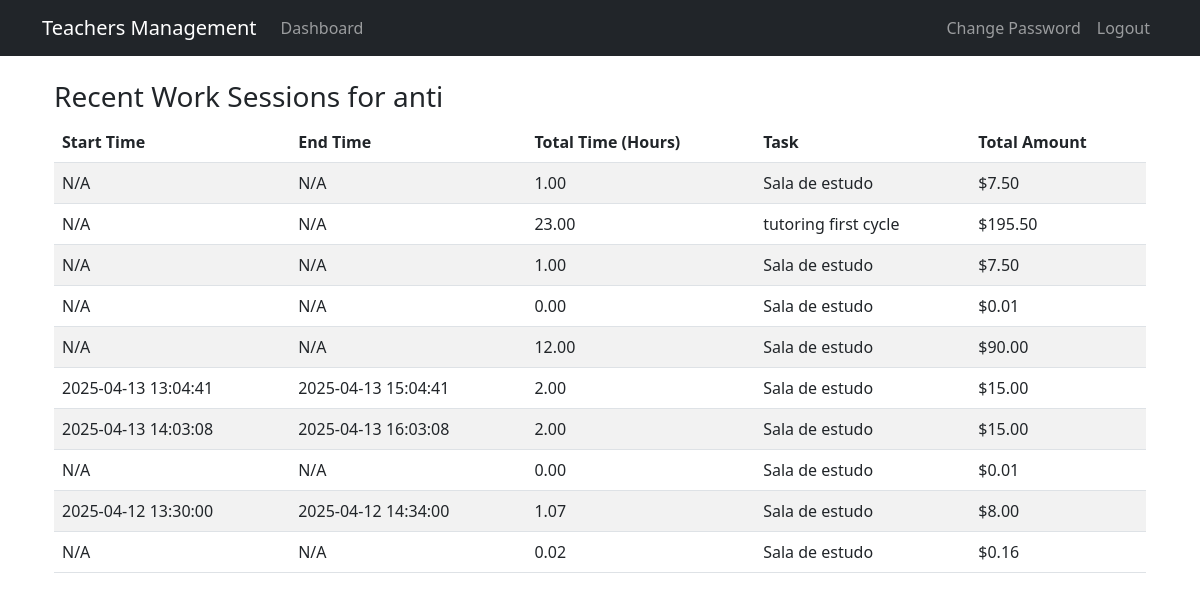
/dashboard/dashboard/recent-work-sessions/1/ (signed in), run on an earlier commit of the app's database.
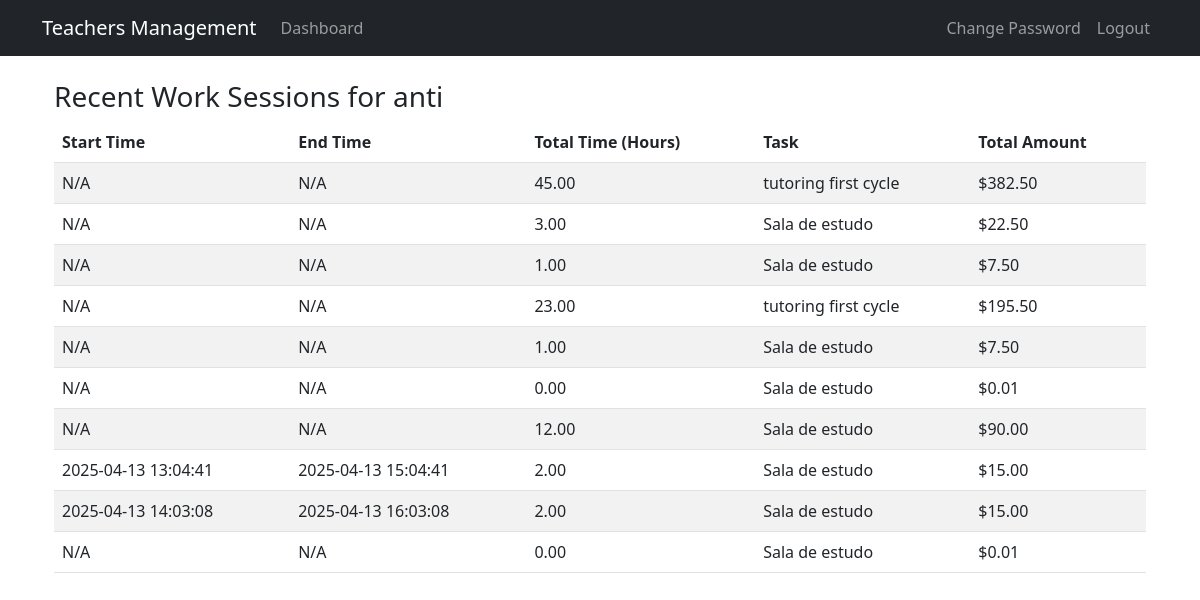
And on a later commit of the database.
### teachers_app/models.py (models this page shows, shortened)
class Teacher(models.Model):
    user = models.OneToOneField(CustomUser, on_delete=models.CASCADE)
    subjects = models.CharField(max_length=200, blank=True, help_text="Optional: List of subjects taught")
    def __str__(self):
        return f"{self.user.username} - {self.subjects}" if self.subjects else self.user.username

class CustomUser(AbstractUser):
    is_teacher = models.BooleanField(default=False)
    is_inspector = models.BooleanField(default=False)
    is_superuser = models.BooleanField(default=False)

class WorkSession(models.Model):
    ENTRY_TYPE_CHOICES = [
        ('manual', 'Manual Hours Input'),
        ('clock', 'Clock In/Out'),
        ('time_range', 'Time Range'),
    ]
    teacher = models.ForeignKey(Teacher, on_delete=models.CASCADE)
    task = models.ForeignKey(Task, on_delete=models.CASCADE)
    entry_type = models.CharField(max_length=10, choices=ENTRY_TYPE_CHOICES)
    manual_hours = models.DecimalField(max_digits=5, decimal_places=2, null=True, blank=True)
    clock_in = models.DateTimeField(null=True, blank=True)
    clock_out = models.DateTimeField(null=True, blank=True)
    start_time = models.DateTimeField(null=True, blank=True)
    end_time = models.DateTimeField(null=True, blank=True)
    created_at = models.DateTimeField(auto_now_add=True)
    total_amount = models.DecimalField(max_digits=10, decimal_places=2, null=True, blank=True)
    @property
    def calculated_hours(self):
        if self.entry_type == 'manual' and self.manual_hours:
            return self.manual_hours
        elif self.entry_type == 'clock' and self.clock_in and self.clock_out:
            duration = self.clock_out - self.clock_in
            return duration.total_seconds() / 3600  # Return hours
        elif self.entry_type == 'time_range' and self.start_time and self.end_time:
            duration = self.end_time - self.start_time
            return duration.total_seconds() / 3600  # Return hours
        return None  # Return None if no valid data
    def __str__(self):
        if self.entry_type == 'manual':
            return f"{self.teacher} - {self.task} - {self.manual_hours} hours"
        elif self.entry_type == 'time_range':
            return f"{self.teacher} - {self.task} - {self.start_time} to {self.end_time}"
        return f"{self.teacher} - {self.task} - {self.clock_in} to {self.clock_out}"

class Task(models.Model):
    name = models.CharField(max_length=100)
    hourly_rate = models.DecimalField(max_digits=10, decimal_places=2)
    description = models.TextField(blank=True)
    created_at = models.DateTimeField(auto_now_add=True)
    updated_at = models.DateTimeField(auto_now=True)
    def __str__(self):
        return f"{self.name} (${self.hourly_rate}/hour)"

### teachers_app/views.py (the view)
# urls.py: path('dashboard/recent-work-sessions/<int:teacher_id>/', views.recent_work_sessions, name='recent_work_sessions'),
@login_required
@user_passes_test(lambda u: u.is_superuser or u.is_teacher)  # Allow both roles to access
def recent_work_sessions(request, teacher_id=None):
    if not request.user.is_superuser:
        teacher = get_object_or_404(Teacher, user=request.user)
    else:
        teacher = get_object_or_404(Teacher, id=teacher_id)
    work_sessions = WorkSession.objects.filter(teacher=teacher).order_by('-created_at')[:10]
    print(f"Teacher: {teacher}")
    print(f"Work Sessions: {work_sessions}")
    context = {
        'teacher': teacher,
        'work_sessions': work_sessions,
    }
    return render(request, 'recent_work_sessions.html', context)

### templates/recent_work_sessions.html (shortened to what this page needs)
{% extends 'base.html' %}
{% block content %}
<div class="container">
    <h3>Recent Work Sessions for {{ teacher.user.username }}</h3>
    {% if work_sessions %}
    <table class="table table-striped">
        <thead>
        <tr>
            <th>Start Time</th>
            <th>End Time</th>
            <th>Total Time (Hours)</th>
            <th>Task</th>
            <th>Total Amount</th>
        </tr>
        </thead>
        <tbody>
        {% for session in work_sessions %}
        <tr>
            <td>
                {% if session.start_time %}
                {{ session.start_time|date:"Y-m-d H:i:s" }}
                {% else %}
                N/A
                {% endif %}
            </td>
            <td>
                {% if session.end_time %}
                {{ session.end_time|date:"Y-m-d H:i:s" }}
                {% else %}
                N/A
                {% endif %}
            </td>
            <td>
                {% if session.calculated_hours %}
                {{ session.calculated_hours|floatformat:2 }}
                {% else %}
                N/A
                {% endif %}
            </td>
            <td>{{ session.task.name }}</td>
            <td>${{ session.total_amount }}</td>
        </tr>
        {% endfor %}
        </tbody>
    </table>
    {% else %}
    <p>No recent work sessions found.</p>
    {% endif %}
</div>
{% endblock %}

### templates/base.html (shortened to what this page needs)
<!DOCTYPE html>
<html lang="en">
<head>
    <link href="https://cdn.jsdelivr.net/npm/bootstrap@5.3.0/dist/css/bootstrap.min.css" rel="stylesheet">
</head>
<body>
    <nav class="navbar navbar-expand-lg navbar-dark bg-dark">
        <div class="container">
            <a class="navbar-brand" href="/">Teachers Management</a>
            <div class="collapse navbar-collapse" id="navbarNav">
                <ul class="navbar-nav me-auto">
                    {% if user.is_authenticated %}
                        <li class="nav-item">
                            <a class="nav-link" href="{% url 'dashboard' %}">Dashboard</a>
                        </li>
                    {% endif %}
                </ul>
                <ul class="navbar-nav">
                    {% if user.is_authenticated %}
                        <li class="nav-item">
                            <a class="nav-link" href="{% url 'change_password' %}">Change Password</a>
                        </li>
                        <li class="nav-item">
                            <form method="post" action="{% url 'logout' %}" class="d-inline">
                                <button type="submit" class="btn nav-link border-0 bg-transparent">Logout</button>
                            </form>
                        </li>
                    {% else %}
                        <li class="nav-item">
                            <a class="nav-link" href="{% url 'login' %}">Login</a>
                        </li>
                    {% endif %}
                </ul>
            </div>
        </div>
    </nav>
    <div class="container mt-4">
        {% block content %}
        {% endblock %}
    </div>
</body>
</html>

What changed in the data, as far as the page shows it:
no longer on this page (row unchanged): WorkSession: start_time "2025-04-12 13:30:00", end_time "2025-04-12 14:34:00", calculated_hours "1.07", task.name "Sala de estudo", total_amount "8.00"
no longer on this page (row unchanged): WorkSession: shows "N/A", calculated_hours "0.02", task.name "Sala de estudo", total_amount "0.16"
added WorkSession: shows "N/A", calculated_hours "45.00", task.name "tutoring first cycle", total_amount "382.50"
added WorkSession: shows "N/A", calculated_hours "3.00", task.name "Sala de estudo", total_amount "22.50"
